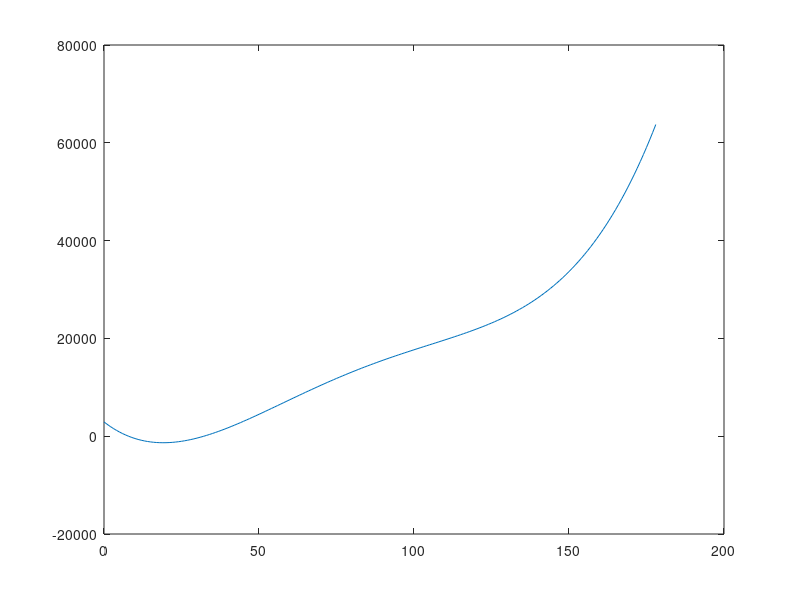

MATLAB code to generate this figure: (Note: this script raises an error after producing the figure.)
%% date simulate 

%%incarcare date

%Basuc fitting data cazuri_totale_ro_geo
%Coefficients:
  p1 = 0.00046611;
  p2 = -0.15162;
  p3 = 16.913;
  p4 = -493.66;
  p5 = 2918.5;
  x=0:1:178;
y = p1*x.^4 + p2*x.^3 + p3*x.^2 + p4*x + p5 ;
figure
plot(x,y)
hold on
plot(t_ro_geo,cazuri_totale_ro_geo')

%Norm of residuals = 9256.4


%% cu retele neuronale 
x =  y;
t = cazuri_totale_ro_geo';

net = feedforwardnet(10);
net = train(net,x,t);
view(net)
y = net(x);
perf = perform(net,y,t)


%%
plot(t_ro_geo,net(cazuri_totale_ro_geo'))
hold on
plot(t_ro_geo,cazuri_totale_ro_geo')
legend('neural ','initial ')

